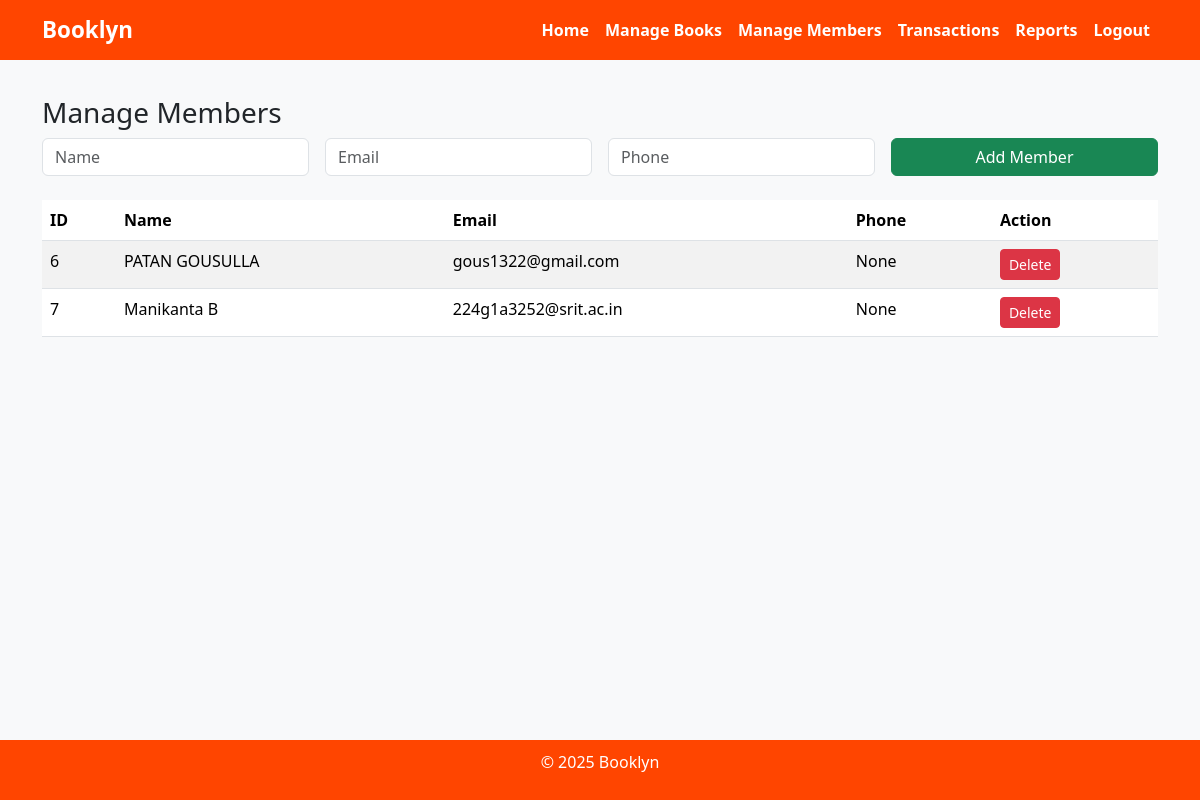
The app's page /admin/manage_members (signed in) with its own data.
### tables this page shows
CREATE TABLE members (
            id INTEGER PRIMARY KEY AUTOINCREMENT,
            name TEXT NOT NULL,
            email TEXT UNIQUE NOT NULL,
            phone TEXT,
            membership_date TEXT
        );

### app.py (the view, shortened to what this page needs)
@app.route("/admin/manage_members", methods=["GET", "POST"])
def manage_members():
    if session.get("role") != "admin":
        return redirect(url_for("login"))
    conn = sqlite3.connect(DB_PATH)
    cursor = conn.cursor()
    cursor.execute("SELECT * FROM members")
    members = cursor.fetchall()
    conn.close()
    return render_template("admin/manage_members.html", members=members)

### templates/admin/manage_members.html
{% extends "base.html" %}
{% block content %}
<h3>Manage Members</h3>
<form method="POST" class="row g-3">
    <div class="col-md-3">
        <input type="text" name="name" class="form-control" placeholder="Name" required>
    </div>
    <div class="col-md-3">
        <input type="email" name="email" class="form-control" placeholder="Email" required>
    </div>
    <div class="col-md-3">
        <input type="text" name="phone" class="form-control" placeholder="Phone">
    </div>
    <div class="col-md-3">
        <button type="submit" class="btn btn-success w-100">Add Member</button>
    </div>
</form>
<table class="table table-striped mt-4">
    <thead>
        <tr>
            <th>ID</th>
            <th>Name</th>
            <th>Email</th>
            <th>Phone</th>
            <th>Action</th>
        </tr>
    </thead>
    <tbody>
        {% for member in members %}
        <tr>
            <td>{{ member[0] }}</td>
            <td>{{ member[1] }}</td>
            <td>{{ member[2] }}</td>
            <td>{{ member[3] }}</td>
            <td><a href="{{ url_for('delete_member', member_id=member[0]) }}" class="btn btn-danger btn-sm">Delete</a></td>
        </tr>
        {% endfor %}
    </tbody>
</table>
{% endblock %}

### templates/base.html (style rules this page uses)
body { background-color: #f8f9fa; min-height: 100vh; display: flex; flex-direction: column; }

### records on screen
members: id "6", name "PATAN GOUSULLA", email "gous1322@gmail.com", member "None"
members: id "7", name "Manikanta B", email "224g1a3252@srit.ac.in", member "None"
